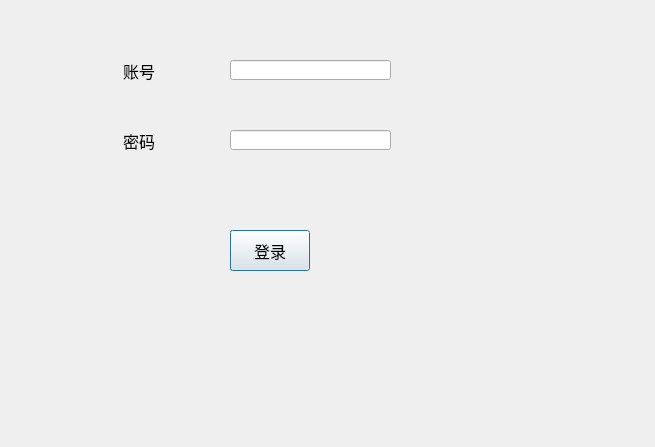
<?xml version="1.0" encoding="UTF-8"?>
<ui version="4.0">
 <class>Dialog</class>
 <widget class="QDialog" name="Dialog">
  <property name="geometry">
   <rect>
    <x>0</x>
    <y>0</y>
    <width>655</width>
    <height>447</height>
   </rect>
  </property>
  <property name="windowTitle">
   <string>Dialog</string>
  </property>
  <widget class="QLabel" name="label_user">
   <property name="geometry">
    <rect>
     <x>123</x>
     <y>60</y>
     <width>61</width>
     <height>21</height>
    </rect>
   </property>
   <property name="font">
    <font>
     <family>Agency FB</family>
     <pointsize>12</pointsize>
    </font>
   </property>
   <property name="text">
    <string>账号</string>
   </property>
  </widget>
  <widget class="QLabel" name="label_pwd">
   <property name="geometry">
    <rect>
     <x>123</x>
     <y>130</y>
     <width>61</width>
     <height>21</height>
    </rect>
   </property>
   <property name="font">
    <font>
     <family>Agency FB</family>
     <pointsize>12</pointsize>
    </font>
   </property>
   <property name="text">
    <string>密码</string>
   </property>
  </widget>
  <widget class="QLineEdit" name="edit_user">
   <property name="geometry">
    <rect>
     <x>230</x>
     <y>60</y>
     <width>161</width>
     <height>20</height>
    </rect>
   </property>
  </widget>
  <widget class="QLineEdit" name="edit_pwd">
   <property name="geometry">
    <rect>
     <x>230</x>
     <y>130</y>
     <width>161</width>
     <height>20</height>
    </rect>
   </property>
   <property name="echoMode">
    <enum>QLineEdit::Password</enum>
   </property>
  </widget>
  <widget class="QPushButton" name="btnLogin">
   <property name="geometry">
    <rect>
     <x>230</x>
     <y>230</y>
     <width>80</width>
     <height>41</height>
    </rect>
   </property>
   <property name="font">
    <font>
     <family>Agency FB</family>
     <pointsize>12</pointsize>
    </font>
   </property>
   <property name="text">
    <string>登录</string>
   </property>
  </widget>
 </widget>
 <resources/>
 <connections/>
</ui>
